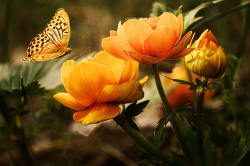
#> input picture flower1.jpg, 250 x 166 px, shrunk from 2144 x 1424 before the run, found by its file name
$ python t3.py
#> lines starting #> are read from the running program, lines starting #| are printed output that depends on the picture
import cv2
import matplotlib.pyplot as plt
img=cv2.imread("A:\\Apps\\anaconda\\spyder\\DIP practise\\flower1.jpg",cv2.IMREAD_REDUCED_COLOR_4)
#> img is the input picture: shape (166, 250, 3); mean B, G, R 22.1, 71.6, 101.7
#1 program
#convert into rgb
img1=cv2.cvtColor(img,cv2.COLOR_BGR2RGB)
cv2.imshow("Original Image",img1)
cv2.waitKey(0)
cv2.destroyAllWindows()
#2 program splitting rgb images
#cv2.imshow("Original Image",img)
r,g,b=cv2.split(img)
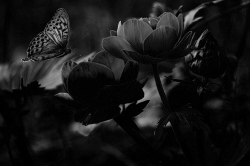
#> r: shape (166, 250); min 0, max 192, mean 22.1
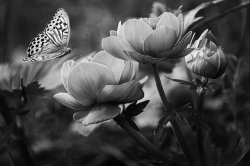
#> g: shape (166, 250); min 0, max 246, mean 71.6
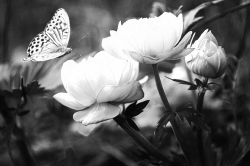
#> b: shape (166, 250); min 2, max 255, mean 101.7
# [10 lines of commented-out code are left out]
